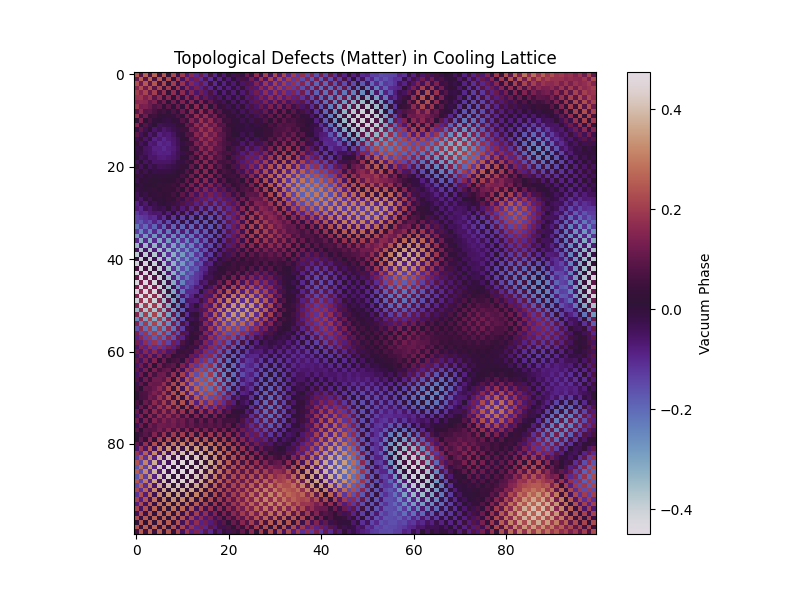

This chart was generated by the following Python code:
import numpy as np
import matplotlib.pyplot as plt

def run_genesis_sim():
    print("LCT Simulation B: Kibble-Zurek Genesis")
    N = 100
    # Random Phase Field (Hot Universe)
    phase = np.random.uniform(0, 2*np.pi, (N, N))
    
    # Cooling / Relaxation Step (Cellular Automaton approximation)
    for _ in range(50):
        # Average neighbors to simulate energy minimization
        phase_new = (np.roll(phase, 1, 0) + np.roll(phase, -1, 0) + 
                     np.roll(phase, 1, 1) + np.roll(phase, -1, 1)) / 4.0
        phase = phase_new

    # Detect Vortices (Topological Defects)
    # Curl calculation (simplified)
    curl = np.roll(phase, 1, 0) - np.roll(phase, -1, 0)
    
    plt.figure(figsize=(8,6))
    plt.imshow(np.sin(phase), cmap='twilight')
    plt.title("Topological Defects (Matter) in Cooling Lattice")
    plt.colorbar(label='Vacuum Phase')
    plt.show()

if __name__ == "__main__":
    run_genesis_sim()
